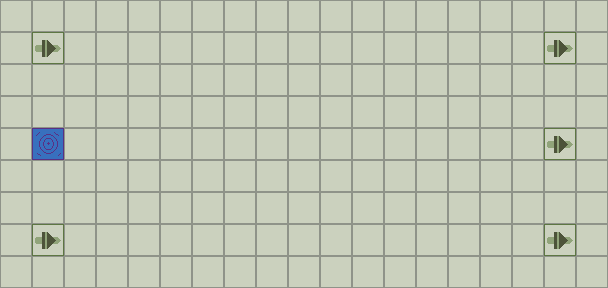

Rendered tile map (Tiled .tmx) drawn with the repository's tilesets; below, a short description and the full map source, tile grids included:
An orthogonal 19x9 tile map with 32x32 px tiles, 1 tile layer (Tile Layer).

<map version="1.5" tiledversion="1.6.0" orientation="orthogonal" renderorder="right-down" width="19" height="9" tilewidth="32" tileheight="32" infinite="0" backgroundcolor="#8f9389" nextlayerid="3" nextobjectid="512">
 <tileset firstgid="1" name="tileset" tilewidth="32" tileheight="32" tilecount="25" columns="5">
  <image source="../tileset.png" width="160" height="160" />
 </tileset>
 <layer id="1" name="Tile Layer" width="19" height="9">
  <data encoding="csv">
1,1,1,1,1,1,1,1,1,1,1,1,1,1,1,1,1,1,1,
1,4,1,1,1,1,1,1,1,1,1,1,1,1,1,1,1,4,1,
1,1,1,1,1,1,1,1,1,1,1,1,1,1,1,1,1,1,1,
1,1,1,1,1,1,1,1,1,1,1,1,1,1,1,1,1,1,1,
1,25,1,1,1,1,1,1,1,1,1,1,1,1,1,1,1,4,1,
1,1,1,1,1,1,1,1,1,1,1,1,1,1,1,1,1,1,1,
1,1,1,1,1,1,1,1,1,1,1,1,1,1,1,1,1,1,1,
1,4,1,1,1,1,1,1,1,1,1,1,1,1,1,1,1,4,1,
1,1,1,1,1,1,1,1,1,1,1,1,1,1,1,1,1,1,1
</data>
 </layer>
 <objectgroup id="2" name="Object Layer" />
</map>
